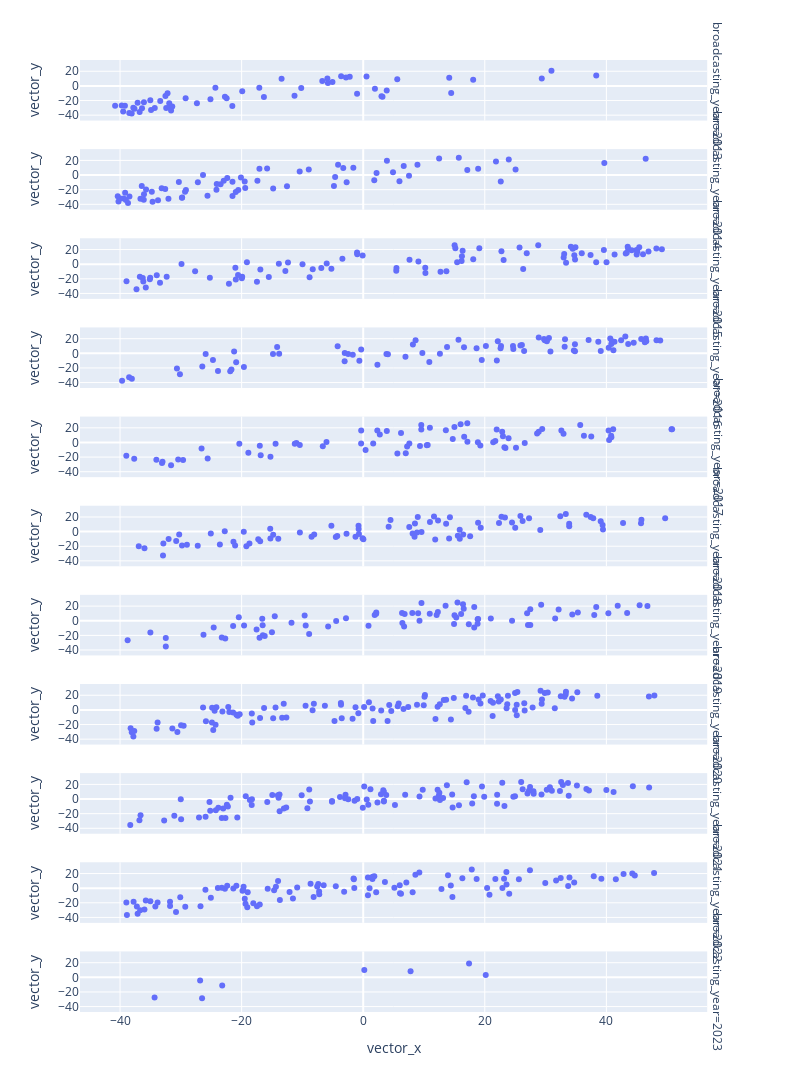

The notebook cell this image was saved under:
### Code cell
df = px.data.tips()
fig = px.scatter(stories_df_merged, x='vector_x', y='vector_y', hover_data=["index", "title"], facet_row="broadcasting_year", width=800, height=2000)
fig.show()

### Figure 1 — Plotly figure (JSON) as saved in the notebook; plotly's stock layout.template omitted (floating-point values rounded to 4 significant figures; data arrays with more than 128 entries replaced by an {"elided": "..."} marker saying what was removed)
{"data": [{"customdata": [["0325", "「映画ドラえもん のび太の新魔界大冒険～７人の魔法使い～」"], ["0326", "「ばくはつコショウ」"], ["0326", "「何が何でもお花見を」"], ["0327", "「やりクリしてハワイ旅行」"], ["0327", "「しずかちゃんのはごろも」"], ["0328", "「ひるねは天国で」"], ["0328", "「どくさいスイッチ」"], ["0329", "「インスタントママ」"], ["0329", "「狙われたジャイアン」"], ["0330", "「脱出！ 恐怖の骨川ハウス」"], ["0330", "「さとりヘルメット」"], ["0331", "「イエコプター」"], ["0331", "「しずかちゃんの最悪な誕生日」"], ["0332", "「朱にまじわれ棒」"], ["0332", "「ジャイアンがパンダ」"], ["0333", "「おみやげフロシキ」"], ["0333", "「最強！黒おびのび太」"], ["0334", "「ジャイアンの引退コンサート」"], ["0334", "「ユメかんとくいす」"], ["0335", "「あべこべ世界ミラー」"], ["0335", "「のび太の秘密トンネル」"], ["0336", "「ひっこし地図でおひっこし」"], ["0336", "「かがみでコマーシャル」"], ["0337", "「なんでもアイス棒」"], ["0337", "「決心コンクリート」"], ["0338", "「さよならボクのそうじ機」"], ["0338", "「真夏の夜の大航海」"], ["0338", "「ダイスキンドリンク」"], ["0339", "「深海サイクリング」"], ["0339", "「のび太のドッキリビデオ」"], ["0340", "「花火を育てよう！」"], ["0340", "「分身ハンマー」"], ["0341", "「オバケと暮らした夏休み」"], ["0341", "「カチンカチンライト」"], ["0342", "「のび太の夏祭り大作戦！」"], ["0342", "「サハラ砂漠で勉強はできない」"], ["0343", "「のび太エネルギーの使い方」"], ["0343", "「はなバルーンで大空に」"], ["0344", "「真夜中の巨大ドラたぬき」"], ["0345", "「にんげん機関車」"], ["0345", "「箱庭で松たけがり」"], ["0346", "「ハロウィンって何の日？」"], ["0346", "「味見スプーン」"], ["0347", "「マジックハンドでやりたい放題」"], ["0347", "「ゴルゴンの首」"], ["0348", "「ヤキイモの気持ち」"], ["0348", "「すい星がギンギラギン」"], ["0349", "「のび太ｖｓ武蔵　巌流島ちょっと前の戦い」"], ["0350", "「ドラえもんに落書き」"], ["0350", "「燃えよ！ドラミのスケート特訓」"], ["0350", "「タイムマシンがなくなった！！」"], ["0351", "「ケガワリング」"], ["0351", "「クリスマスきらきら大作戦」"], ["0352", "「エイコーノトビラ」"], ["0352", "「おだてジョーズ」"], ["0352", "「雪山のロマンス」"]], "hovertemplate": "broadcasting_year=2013<br>vector_x=%{x}<br>vector_y=%{y}<br>index=%{customdata[0]}<br>title=%{customdata[1]}<extra></extra>", "legendgroup": "", "marker": {"color": "#636efa", "symbol": "circle"}, "mode": "markers", "name": "", "orientation": "v", "showlegend": false, "type": "scatter", "x": [-6.732, -38.48, -39.49, -38.08, -39.73, -32.41, -3.632, -16.33, -39.2, -36.39, -36.78, 3.869, 14.47, -31.91, -37.63, -31.82, -40.81, -24.32, -37.82, -35.02, 18.09, 5.602, -34.89, -19.9, -29.21, -32.54, -27.35, -31.61, -11.3, -36.08, -10.2, -22.46, -32.19, -17.09, -2.831, -13.43, 3.171, -25.13, 30.97, -31.41, -2.219, -5.806, 3.006, -33.39, -5.894, -37.11, -34.29, 38.34, -22.75, -5.06, 0.5461, 1.928, 29.38, -21.53, -1.007, 14.15], "xaxis": "x11", "y": [6.561, -36.96, -35.07, -37.69, -26.74, -30.3, 13.26, -15.05, -27.11, -30.62, -35.59, -6.358, -9.542, -23.76, -31.37, -28.89, -27.18, -2.575, -30.03, -19.67, 8.516, 9.185, -32.89, -7.438, -16.96, -13.84, -23.79, -33.57, -13.49, -22.33, -2.918, -17.03, -10.21, -2.547, 11.41, 9.785, -14.91, -18.18, 20.74, -28.11, 12.5, 3.853, -14.25, -20.59, 10.25, -23.03, -30.32, 14.21, -15.0, 5.367, 12.88, -3.846, 10.11, -27.49, -10.84, 11.12], "yaxis": "y11"}, {"customdata": {"elided": "70x2 str values"}, "hovertemplate": "broadcasting_year=2014<br>vector_x=%{x}<br>vector_y=%{y}<br>index=%{customdata[0]}<br>title=%{customdata[1]}<extra></extra>", "legendgroup": "", "marker": {"color": "#636efa", "symbol": "circle"}, "mode": "markers", "name": "", "orientation": "v", "showlegend": false, "type": "scatter", "x": [21.84, -40.26, -10.45, -40.38, -29.31, -19.5, -25.62, -32.04, -23.46, -35.72, -39.41, -20.55, -22.94, -27.2, -36.43, -33.76, -26.35, 25.07, -14.81, -3.282, -20.96, -4.815, -21.5, -39.97, -20.11, 18.91, 6.665, -34.65, -30.33, -33.15, 2.197, 8.923, -17.07, -38.46, 12.49, 3.899, -39.03, -2.723, 5.964, -38.69, -36.1, 1.82, -36.07, -17.4, 46.47, -32.57, 23.95, -22.36, -8.954, 17.12, -12.54, -29.78, -19.41, -39.16, 4.903, -24.09, -1.623, -34.77, -36.65, -21.51, 22.63, -29.82, -4.134, -24.14, -4.618, 15.73, 39.66, -15.81, 7.535, -29.16], "xaxis": "x10", "y": [18.45, -36.29, 4.883, -29.11, -22.87, -8.886, -28.22, -32.44, -12.51, -19.94, -32.18, -20.58, -7.835, -9.894, -14.94, -34.59, 0.1653, 7.581, -18.47, 9.675, -23.24, -15.08, -28.63, -32.19, -3.205, 8.479, 12.21, -36.39, -9.431, -18.23, 2.847, 13.95, 8.638, -29.4, 22.58, 19.41, -34.03, -9.981, -8.345, -38.14, -33.91, -6.971, -26.27, -7.771, 22.28, -18.99, 21.28, -4.188, 7.597, 6.952, -15.44, -30.73, -17.74, -24.05, 3.899, -12.21, 9.832, -22.92, -32.39, -9.121, -8.894, -31.01, 14.02, -20.01, -2.663, 23.71, 16.62, 8.836, -0.91, -20.46], "yaxis": "y10"}, {"customdata": {"elided": "86x2 str values"}, "hovertemplate": "broadcasting_year=2015<br>vector_x=%{x}<br>vector_y=%{y}<br>index=%{customdata[0]}<br>title=%{customdata[1]}<extra></extra>", "legendgroup": "", "marker": {"color": "#636efa", "symbol": "circle"}, "mode": "markers", "name": "", "orientation": "v", "showlegend": false, "type": "scatter", "x": [-33.43, -36.74, -13.88, 44.96, 35.95, -8.304, -9.984, 26.31, -35.77, -0.09078, -36.18, -35.04, 28.79, -19.97, 34.85, -22.09, 43.51, 16.24, -16.92, -3.422, 18.1, -1.012, 12.72, -38.94, 43.19, 13.68, 34.91, 38.33, 49.13, -25.22, 22.74, 33.37, 43.36, 43.58, 15.16, 46.93, 44.17, 34.73, 46.03, 26.9, 45.09, -5.234, -29.89, 25.72, 45.41, 33.06, 44.99, -8.82, -32.33, -6.007, 34.47, -37.29, 48.22, 15.45, 15.03, -33.96, -36.26, -12.38, 16.35, 9.084, -6.895, 7.616, -19.91, 16.19, -20.59, 37.4, -12.8, 34.16, -20.96, 5.471, 40.03, -35.1, -17.48, 10.23, -27.65, 5.441, 19.1, -0.9829, 32.98, -19.13, -15.52, -21.03, 23.1, 10.21, 39.59, 41.35], "xaxis": "x9", "y": [-25.43, -17.29, 0.5504, 19.31, 14.95, -6.805, -0.2189, -6.539, -31.77, 11.86, -23.81, -18.4, 25.71, -19.18, 6.483, -26.8, 23.79, 10.87, -7.19, 7.522, 6.652, 16.08, -10.27, -23.37, 14.64, -9.573, 23.28, 2.63, 20.26, -18.61, 17.66, 1.793, 15.58, 21.34, 21.88, 17.42, 18.96, 12.33, 13.67, 14.93, 17.31, -6.148, 0.08613, 22.63, 23.13, 13.93, 13.24, -17.75, -17.11, 0.9053, 21.21, -34.27, 21.3, 2.714, 25.74, -15.15, -18.87, 2.363, 18.43, 3.535, -5.134, 5.937, -17.17, 4.367, -14.71, 12.4, -9.327, 23.68, -21.1, -5.109, 2.703, -20.63, -24.1, -12.16, -9.644, -9.094, 21.81, 13.63, 8.974, 2.714, -17.61, -4.924, 5.832, -4.776, 19.35, 13.22], "yaxis": "y9"}, {"customdata": {"elided": "78x2 str values"}, "hovertemplate": "broadcasting_year=2016<br>vector_x=%{x}<br>vector_y=%{y}<br>index=%{customdata[0]}<br>title=%{customdata[1]}<extra></extra>", "legendgroup": "", "marker": {"color": "#636efa", "symbol": "circle"}, "mode": "markers", "name": "", "orientation": "v", "showlegend": false, "type": "scatter", "x": [41.33, 21.98, 22.67, -30.64, 13.79, 18.65, 16.58, -26.47, 29.87, 40.38, -21.67, -30.15, -3.055, 10.88, -3.041, -20.9, 22.6, -19.62, 42.43, -13.83, 29.75, 30.55, 9.729, 41.16, -38.5, 2.339, 34.84, -14.84, 22.14, 40.91, 44.5, 39.08, 34.83, 33.2, 34.66, 46.5, 48.25, 30.22, 48.86, 43.12, 45.74, -2.475, 43.59, 37.08, 46.33, 40.81, -23.89, 26.1, 28.87, -21.87, -25.92, 15.68, 46.56, -38.06, 19.5, 20.18, -21.23, 8.176, 8.618, 3.824, 6.951, 24.64, 4.066, -4.204, -1.715, 38.67, 40.64, 26.47, -24.72, 24.7, 33.14, 30.8, -0.3324, 12.62, 25.86, -0.6327, -39.67, -14.16], "xaxis": "x8", "y": [15.93, -9.932, 9.91, -20.8, 8.742, 7.07, 8.443, -18.11, 17.78, 7.595, -22.19, -28.62, -10.7, -11.72, 0.3373, -12.15, 6.964, -18.54, 18.02, -0.6242, 19.45, 21.1, 0.2811, 4.282, -32.67, -15.51, 2.934, -0.8373, 16.62, 16.54, 14.46, 3.16, 12.36, 19.3, 4.029, 20.43, 17.96, 16.39, 17.58, 23.07, 19.53, -0.8089, 12.84, 18.26, 15.27, 12.88, -24.31, 11.28, 21.48, -24.35, -1.051, 18.62, 16.43, -34.65, -9.23, 10.11, 2.336, 11.98, 17.79, -0.9554, -4.535, 10.02, -1.399, 9.706, -2.041, 15.98, 20.33, 3.032, -9.026, 5.837, 8.981, 2.498, 5.272, -0.6318, 10.73, -10.03, -37.53, 8.485], "yaxis": "y8"}, {"customdata": {"elided": "73x2 str values"}, "hovertemplate": "broadcasting_year=2017<br>vector_x=%{x}<br>vector_y=%{y}<br>index=%{customdata[0]}<br>title=%{customdata[1]}<extra></extra>", "legendgroup": "", "marker": {"color": "#636efa", "symbol": "circle"}, "mode": "markers", "name": "", "orientation": "v", "showlegend": false, "type": "scatter", "x": [-18.89, -33.02, 10.46, -30.43, 2.323, -10.99, 14.73, -15.26, -14.41, 1.644, -6.647, 22.99, 10.61, 21.39, 17.14, 17.12, -29.63, 26.57, -34.03, 21.73, 35.7, 2.734, 6.222, -6.04, 10.97, 23.39, -0.3414, 40.45, 25.13, 18.86, -25.59, 40.82, -17.01, 23.23, -37.67, 16.02, 22.86, 5.622, -10.43, 40.37, 19.27, 21.96, 40.79, 28.88, 50.72, 16.61, 15.01, 0.3896, 13.6, 50.81, -0.3308, 41.12, 36.31, -33.1, -31.61, 32.6, 9.342, 7.225, -16.86, 7.59, 37.52, 28.61, 23.91, 29.45, 9.552, 9.554, -11.26, 7.003, -20.38, 32.95, -38.97, -26.59, 3.883], "xaxis": "x7", "y": [-14.15, -26.45, -3.748, -23.21, 16.53, -0.612, 4.831, -19.42, -1.914, -1.518, -5.053, 8.333, -3.442, 0.3074, 1.146, 26.13, -24.09, -0.6968, -23.51, 2.048, 23.96, 10.83, 12.8, 0.6473, 20.05, -7.396, -1.425, 3.483, -7.263, 0.2056, -21.83, 7.284, -4.441, -6.634, -22.34, 24.82, 14.63, -15.05, -3.556, 16.28, -4.001, 17.74, 9.128, 14.58, 18.02, 7.879, 21.08, -10.2, 16.8, 18.19, 16.27, 17.99, 9.239, -28.16, -31.17, 16.52, -4.98, -5.377, -17.37, -1.244, 8.071, 12.18, 5.879, 18.54, 24.03, 17.71, -1.842, -14.89, -1.607, 11.96, -18.12, -8.195, 15.59], "yaxis": "y7"}, {"customdata": {"elided": "83x2 str values"}, "hovertemplate": "broadcasting_year=2018<br>vector_x=%{x}<br>vector_y=%{y}<br>index=%{customdata[0]}<br>title=%{customdata[1]}<extra></extra>", "legendgroup": "", "marker": {"color": "#636efa", "symbol": "circle"}, "mode": "markers", "name": "", "orientation": "v", "showlegend": false, "type": "scatter", "x": [15.88, 33.88, 4.186, 37.42, 39.38, 0.02933, 15.56, -22.78, 7.578, -13.97, -4.267, 15.89, -10.42, 27.28, -5.234, -0.7499, -36.92, 14.14, -21.35, -8.499, 33.33, 11.85, 13.64, 26.22, -30.27, 29.13, -35.98, -17.27, -15.27, -14.81, -18.71, -29.0, -8.063, -2.744, -27.22, -25.07, -30.76, -1.269, 8.512, 16.44, -0.7055, 14.26, 42.75, 8.128, 23.32, 22.34, -19.22, -32.93, -16.95, 8.854, -32.88, -21.07, -15.3, -29.81, 45.7, 11.65, -0.7718, 49.67, 19.33, -4.508, 33.89, -0.1056, 45.77, 22.75, 17.59, 10.98, 39.44, 24.48, -32.01, 39.07, 25.01, 9.595, 25.86, 32.43, 4.495, 18.9, 37.84, 8.975, 8.445, -23.58, 36.7, 12.31, -19.65], "xaxis": "x6", "y": [2.388, 10.57, 6.768, 19.89, 9.054, -10.42, -5.493, 0.5888, 6.398, -9.876, -6.136, -9.793, -1.098, 18.1, 7.965, 3.721, -19.99, -9.454, -13.88, -6.911, 23.93, -10.81, 10.7, 14.49, -3.939, 2.322, -22.86, -10.51, -9.589, -4.255, -16.16, -18.13, -3.863, -2.872, -19.42, -2.744, -12.84, -6.859, 10.94, -3.925, -3.106, 19.5, 11.71, -2.728, 19.36, 11.9, -20.1, -32.78, -13.02, -1.132, -16.3, -19.07, 3.758, -19.01, 11.39, 20.69, 7.989, 18.29, 5.117, -7.305, 7.236, -9.097, 16.29, 20.32, -6.28, 13.24, 2.778, 12.55, -10.15, 14.11, 5.316, -0.5852, 21.46, 20.93, 15.94, 12.22, 18.11, 19.92, -7.003, -17.64, 23.13, 15.33, -0.2283], "yaxis": "y6"}, {"customdata": [["0548", "「ランプのけむりオバケ」"], ["0548", "「ジャイアンシチュー」"], ["0549", "「ポケットの中のぴょん太」"], ["0549", "「平和アンテナ」"], ["0550", "「フェスティバルーン」"], ["0550", "「ホカホカ雪で雪合戦」"], ["0551", "「熱血応援マイク」"], ["0551", "「オモイコミン」"], ["0552", "「ドラかぐや、月に帰る！？」"], ["0552", "「おおかみ男クリーム」"], ["0553", "「映画ドラえもん のび太の宝島」"], ["0554", "「タイムふろしき」"], ["0554", "「ニセ宇宙人」"], ["0555", "「化石大発見！」"], ["0555", "「布団にのってふわふわり」"], ["0556", "「ゆめの町、ノビタランド」"], ["0556", "「ドラえもんをのぞいちゃえ！」"], ["0557", "「ダジャレーランド」"], ["0557", "「無敵！コンチュー丹」"], ["0558", "「タタミのたんぼ」"], ["0558", "「未来からの買い物」"], ["0559", "「のび太のおいしい食べ方」"], ["0559", "「お料理ワッペン」"], ["0560", "「しつけキャンディー」"], ["0560", "「人間味調味料」"], ["0561", "「トランポリンゲン」"], ["0561", "「シャボン玉宅配便」"], ["0562", "「ネアンデルタール人を救え」"], ["0562", "「のび太もたまには考える」"], ["0563", "「大スタージャイアン！？」"], ["0563", "「恐怖のディナーショー」"], ["0564", "「ガワラオニ」"], ["0564", "「チョージャワラシベ」"], ["0565", "「本人ビデオでほめられたい」"], ["0565", "「ホ、ホ、ホタル来い」"], ["0566", "「わたがし雲メーカー」"], ["0566", "「ねがい七夕ロケット」"], ["0567", "「イロガラドラえもん」"], ["0567", "「海に入らず海底を散歩する方法」"], ["0567", "「２２世紀で夏休み」"], ["0568", "「大パニック！のび太のヒマワリ日記」"], ["0568", "「けん銃王コンテスト」"], ["0569", "「ゾクゾク！？学校の七不思議」"], ["0569", "「人食いハウス」"], ["0570", "「立体パズルハンマー」"], ["0570", "「サンタイン」"], ["0571", "「恐怖のたたりチンキ」"], ["0571", "「レプリコッコ花火」"], ["0572", ["「未来の迷宮（ラビリンス） おかし城（キャッスル）」", "「謎のピラミッド！？エジプト大冒険」"]], ["0573", "「ねこっかぶり」"], ["0573", "「強～いイシ」"], ["0574", "「ドラえもんがいっぱい」"], ["0574", "「アルマジロン」"], ["0575", "「変身レプリンター」"], ["0575", "「ツバメののび太」"], ["0576", "「落とし物つりぼり」"], ["0576", "「強いペットがほしい」"], ["0577", "「へやいっぱいの大どらやき」"], ["0577", "「ドラドラスパイ大作戦」"], ["0578", "「ヴェルサイユのママ」"], ["0578", "「動物型にげだし錠」"], ["0579", "「ウルトラリング」"], ["0579", "「いろいろソーダセット」"], ["0580", "「ピクニックで先をこせ」"], ["0580", "「かがみのない世界」"], ["0581", "「多目的お守りは責任感が強い」"], ["0581", "「野比家、夢の温泉旅行」"], ["0582", "「捜査ごっこセット」"], ["0582", "「イースター島のモアイ」"], ["0583", "「タイムワープでプレゼントを」"], ["0583", "「クリスマスに雪を」"], ["0584", "「ネズミ年だよ！ドラえもん」"], ["0584", "「出てくる出てくるお年玉」"]], "hovertemplate": "broadcasting_year=2019<br>vector_x=%{x}<br>vector_y=%{y}<br>index=%{customdata[0]}<br>title=%{customdata[1]}<extra></extra>", "legendgroup": "", "marker": {"color": "#636efa", "symbol": "circle"}, "mode": "markers", "name": "", "orientation": "v", "showlegend": false, "type": "scatter", "x": [9.584, -20.46, -16.51, 12.08, -9.633, 8.079, -16.61, 15.51, 27.48, 6.444, -5.767, 14.94, 24.48, -16.2, 40.33, 45.47, 0.8711, -32.47, 6.728, 16.11, 29.27, 15.3, 17.37, 12.28, 18.83, -2.836, 32.15, -21.4, 9.036, -4.447, 18.27, -14.55, -15.01, -22.69, 27.49, -8.892, 2.132, -26.27, 13.55, -17.54, 26.96, -24.6, -9.461, 38.33, 15.02, 16.53, 34.4, -17.05, 46.75, 43.42, -16.54, -19.6, -23.27, 6.814, 18.26, -35.01, -38.75, -32.48, 18.9, 16.41, 18.82, 6.39, 41.87, 31.58, 9.261, 38.01, 10.95, 35.31, 2.148, 21.0, 1.889, -11.8, 27.11], "xaxis": "x5", "y": [24.12, 4.624, -19.74, 7.801, 7.291, 10.59, 2.565, 24.91, 15.57, -2.998, -7.85, -4.605, -0.01301, -20.81, 10.08, 21.18, -6.921, -35.16, -8.016, 9.126, 21.71, 4.562, -4.931, 12.01, 1.894, 3.415, 15.54, -7.021, 10.08, -0.1878, 18.75, 6.068, -15.65, -24.29, -5.643, -17.97, 9.697, -19.16, 20.5, -11.91, 10.12, -9.112, -6.584, 18.7, 7.398, 16.34, 8.411, -23.39, 20.17, 10.45, -6.268, -6.627, -22.87, 9.366, -9.283, -16.15, -26.59, -23.49, 2.229, 22.4, -4.054, 10.68, 20.37, 3.153, 0.007393, 7.915, 9.524, 11.12, 11.15, 2.999, 7.996, -2.674, -5.952], "yaxis": "y5"}, {"customdata": {"elided": "107x2 str values"}, "hovertemplate": "broadcasting_year=2020<br>vector_x=%{x}<br>vector_y=%{y}<br>index=%{customdata[0]}<br>title=%{customdata[1]}<extra></extra>", "legendgroup": "", "marker": {"color": "#636efa", "symbol": "circle"}, "mode": "markers", "name": "", "orientation": "v", "showlegend": false, "type": "scatter", "x": [47.9, -24.89, 25.26, -3.678, 38.51, -16.31, -33.98, 4.28, -14.42, 5.839, -22.02, 16.93, 32.5, -24.15, 21.29, 27.87, -24.67, 22.3, 0.944, 33.12, -30.57, -37.81, 19.29, 31.52, 29.86, -1.749, 10.15, 14.91, 25.36, 22.63, -24.44, 29.36, 7.398, 20.96, -25.87, 23.69, -24.86, 12.24, -4.722, -22.2, 23.59, -18.32, -14.81, 35.22, -26.34, 18.99, 9.958, 1.543, 1.645, 16.81, -33.82, 22.15, 25.0, -8.33, 6.627, -24.29, -12.64, -20.32, -29.54, 8.851, 47.01, -31.4, 4.617, -6.302, 2.962, 0.1428, -9.482, 29.41, -13.33, 29.18, -13.08, 26.56, 34.35, 4.011, 12.59, 10.09, -8.119, -18.26, 26.49, 13.64, 25.25, -37.66, 11.89, 23.81, 14.43, 24.98, 33.35, 17.34, -38.26, 21.35, -23.16, -16.97, -20.85, 5.679, 19.67, -0.7995, 30.36, 18.06, -1.263, -3.653, -29.96, -21.41, -3.535, 13.25, -20.64, 33.31, -38.08], "xaxis": "x4", "y": [19.65, -17.36, -7.289, 9.36, 19.42, 2.536, -25.68, 6.625, 3.124, 8.755, -2.784, 19.41, 18.76, 3.647, -8.195, 3.141, -27.35, 11.52, 10.42, 18.05, -30.35, -36.5, 8.663, 2.24, 23.24, -12.05, 20.28, 16.24, 24.44, 14.1, -1.092, 8.296, 4.023, 12.25, -15.68, 7.708, 2.836, 4.367, -15.07, 3.84, 2.162, -4.895, -11.55, 24.23, 3.405, 14.04, 6.191, 1.832, -15.24, 2.562, -17.37, 18.58, -0.01661, -0.4825, 1.097, -20.22, -10.48, -5.857, -21.79, 7.007, 18.15, -25.42, -1.426, 5.579, -0.9214, 4.088, 5.67, 14.07, -10.88, 26.13, 8.429, -0.9524, 15.71, -15.06, 7.71, 17.81, 8.488, -17.17, 9.042, 13.89, 7.141, -28.7, -12.59, 19.24, -12.98, 23.15, 24.68, -2.496, -25.17, 9.748, -2.15, -11.19, -6.742, 5.018, 19.69, -4.553, 23.67, 17.06, 3.564, 6.94, -20.98, -3.519, -11.48, 13.57, -7.948, 20.87, -30.7], "yaxis": "y4"}, {"customdata": {"elided": "104x2 str values"}, "hovertemplate": "broadcasting_year=2021<br>vector_x=%{x}<br>vector_y=%{y}<br>index=%{customdata[0]}<br>title=%{customdata[1]}<extra></extra>", "legendgroup": "", "marker": {"color": "#636efa", "symbol": "circle"}, "mode": "markers", "name": "", "orientation": "v", "showlegend": false, "type": "scatter", "x": [-22.43, -22.66, -36.81, 36.72, -36.63, -8.879, 0.1649, -30.01, 41.19, 22.88, 23.24, -1.417, 0.5852, 12.24, 3.391, -15.78, 30.71, 33.69, 12.44, -10.12, 28.05, 44.36, 27.02, 35.16, 3.786, 2.922, 22.02, 32.85, 33.81, -5.134, 24.97, 3.302, 40.0, -27.01, 30.2, 26.24, 19.54, 19.9, 6.901, -8.76, 18.21, 32.37, 22.04, -32.74, 3.396, -21.82, -18.65, -20.71, 5.224, -13.75, -23.27, 15.75, 12.53, 17.93, 14.71, 11.89, 17.02, 0.8366, -2.912, 14.64, 25.99, 12.63, -19.32, -12.67, 3.408, -25.29, 28.0, -23.83, -13.92, 47.04, -22.26, -3.819, 31.04, 24.7, -29.96, -23.03, -18.3, 29.33, 27.44, -31.07, 13.77, 27.27, -25.93, -9.184, -14.95, 9.793, -13.76, -14.04, 37.14, -2.456, -0.06324, -0.9758, -25.17, 2.345, -38.32, -24.25, -5.128, 9.259, -13.05, 13.14, 1.191, 32.56, -18.34, -2.983], "xaxis": "x3", "y": [-7.8, -25.96, -29.11, 13.66, -22.16, 13.04, 17.11, -0.2469, 9.457, 22.11, -9.569, -2.401, -0.77, 12.8, 10.01, -4.087, 15.95, 22.05, 4.534, 5.179, 7.114, 17.55, 7.46, 18.63, 5.411, 6.502, -6.482, 19.23, 4.551, -3.637, 3.909, 11.98, 12.4, -25.3, 12.51, 13.3, 17.18, 3.243, 5.685, -3.417, 3.776, 11.0, 5.843, -29.26, -3.551, 1.693, -1.259, -25.22, -8.016, -16.77, -26.09, -8.601, 8.481, -6.22, -11.65, 0.776, 22.97, -7.754, 5.97, 6.177, 23.42, -1.431, 3.699, -11.64, -2.41, -4.074, 10.52, -11.77, 1.841, 15.73, -10.28, 2.834, 11.39, 3.128, -27.64, -13.05, -0.4639, 6.183, 16.38, -22.8, 18.98, 11.41, -24.27, -12.63, 5.386, 12.77, 6.048, 5.298, 11.75, -0.2759, -11.86, -0.07337, -16.01, -4.681, -35.6, -15.2, -2.848, 3.43, -12.93, 1.252, 13.28, 23.17, -8.266, 1.163], "yaxis": "y3"}, {"customdata": {"elided": "101x2 str values"}, "hovertemplate": "broadcasting_year=2022<br>vector_x=%{x}<br>vector_y=%{y}<br>index=%{customdata[0]}<br>title=%{customdata[1]}<extra></extra>", "legendgroup": "", "marker": {"color": "#636efa", "symbol": "circle"}, "mode": "markers", "name": "", "orientation": "v", "showlegend": false, "type": "scatter", "x": [29.95, -18.08, 1.522, -7.57, -37.77, 6.053, -6.505, 22.9, -31.78, -19.07, 44.68, -19.85, -36.69, -35.99, -12.11, 20.39, -35.01, 42.83, 24.02, -33.83, -14.36, -37.24, -21.37, -22.75, 34.71, -38.96, -1.466, 41.56, -11.56, -19.68, 25.61, 23.58, -22.37, 31.73, 23.56, -13.71, -38.87, 3.572, 20.77, -7.39, 37.93, -23.26, -30.79, -34.2, 14.41, 7.096, 14.67, 1.825, -35.77, 17.86, -30.1, 9.233, -1.538, 0.7789, 18.66, -1.583, -3.135, -17.47, 12.87, -19.72, -14.01, -26.77, 27.43, -29.27, 47.85, 44.27, 33.93, -19.36, 16.31, -37.11, -20.87, -14.66, -17.01, -25.95, 6.219, 21.74, 2.136, -15.71, 23.17, 6.011, 33.72, -10.86, -19.49, -7.23, -31.77, 8.133, -23.91, -19.0, 8.584, 1.042, -8.658, -4.51, -8.154, -25.06, 32.49, 39.18, -7.25, 0.7817, 5.128, 1.558, 13.95], "xaxis": "x2", "y": [6.985, -20.52, 12.55, 2.327, -18.58, -6.975, 3.879, 0.08343, -18.48, -25.92, 17.17, -3.534, -30.07, -29.04, -5.297, 0.3677, -17.7, 19.38, -7.749, -19.49, 1.916, -25.04, -0.578, -0.7516, 7.737, -19.74, 0.3026, 12.1, -14.26, 2.043, 12.19, 5.034, 3.332, 10.62, 22.25, -16.21, -36.56, 8.475, -8.979, 5.65, 16.25, 0.4203, -32.62, -25.05, 3.582, 7.633, -12.18, 16.21, -16.83, 25.45, -12.29, 21.28, 12.28, 14.69, 12.56, 13.38, -4.866, -24.63, -1.078, -2.37, 9.788, -24.77, 24.54, -25.53, 20.74, 20.13, 14.68, -21.39, 13.45, -35.07, 3.464, -2.932, -22.18, -2.264, -7.635, 12.39, -5.472, -0.8665, 12.81, 3.871, 3.033, 1.041, -14.46, -8.221, -24.24, -5.495, 0.1451, -5.456, 18.25, 0.06439, 5.932, 2.714, -12.07, -13.17, 13.75, 12.87, -4.578, -9.692, 0.5354, 15.5, 17.7], "yaxis": "y2"}, {"customdata": [["0740", "「宝さがしペーパー」"], ["0740", "「カッカホカホカ」"], ["0741", "「巨大ロボットで雪あそび！？」"], ["0741", "「夜空に輝くピザ・ギョーザ」"], ["0742", "「ありがたみわかり機」"], ["0742", "「のび泥棒をタイホせよ！」"], ["0743", "「鬼のパンツはいいパンツ？」"], ["0743", "「雪だるまが町にやってきた」"]], "hovertemplate": "broadcasting_year=2023<br>vector_x=%{x}<br>vector_y=%{y}<br>index=%{customdata[0]}<br>title=%{customdata[1]}<extra></extra>", "legendgroup": "", "marker": {"color": "#636efa", "symbol": "circle"}, "mode": "markers", "name": "", "orientation": "v", "showlegend": false, "type": "scatter", "x": [-26.83, 7.794, 0.1803, -23.2, 20.16, 17.41, -26.51, -34.32], "xaxis": "x", "y": [-4.358, 8.181, 10.14, -11.24, 3.095, 19.03, -28.46, -27.65], "yaxis": "y"}], "layout": {"annotations": [{"font": {}, "showarrow": false, "text": "broadcasting_year=2023", "textangle": 90, "x": 0.98, "xanchor": "left", "xref": "paper", "y": 0.03182, "yanchor": "middle", "yref": "paper"}, {"font": {}, "showarrow": false, "text": "broadcasting_year=2022", "textangle": 90, "x": 0.98, "xanchor": "left", "xref": "paper", "y": 0.1255, "yanchor": "middle", "yref": "paper"}, {"font": {}, "showarrow": false, "text": "broadcasting_year=2021", "textangle": 90, "x": 0.98, "xanchor": "left", "xref": "paper", "y": 0.2191, "yanchor": "middle", "yref": "paper"}, {"font": {}, "showarrow": false, "text": "broadcasting_year=2020", "textangle": 90, "x": 0.98, "xanchor": "left", "xref": "paper", "y": 0.3127, "yanchor": "middle", "yref": "paper"}, {"font": {}, "showarrow": false, "text": "broadcasting_year=2019", "textangle": 90, "x": 0.98, "xanchor": "left", "xref": "paper", "y": 0.4064, "yanchor": "middle", "yref": "paper"}, {"font": {}, "showarrow": false, "text": "broadcasting_year=2018", "textangle": 90, "x": 0.98, "xanchor": "left", "xref": "paper", "y": 0.5, "yanchor": "middle", "yref": "paper"}, {"font": {}, "showarrow": false, "text": "broadcasting_year=2017", "textangle": 90, "x": 0.98, "xanchor": "left", "xref": "paper", "y": 0.5936, "yanchor": "middle", "yref": "paper"}, {"font": {}, "showarrow": false, "text": "broadcasting_year=2016", "textangle": 90, "x": 0.98, "xanchor": "left", "xref": "paper", "y": 0.6873, "yanchor": "middle", "yref": "paper"}, {"font": {}, "showarrow": false, "text": "broadcasting_year=2015", "textangle": 90, "x": 0.98, "xanchor": "left", "xref": "paper", "y": 0.7809, "yanchor": "middle", "yref": "paper"}, {"font": {}, "showarrow": false, "text": "broadcasting_year=2014", "textangle": 90, "x": 0.98, "xanchor": "left", "xref": "paper", "y": 0.8745, "yanchor": "middle", "yref": "paper"}, {"font": {}, "showarrow": false, "text": "broadcasting_year=2013", "textangle": 90, "x": 0.98, "xanchor": "left", "xref": "paper", "y": 0.9682, "yanchor": "middle", "yref": "paper"}], "height": 2000, "legend": {"tracegroupgap": 0}, "margin": {"t": 60}, "width": 800, "xaxis": {"anchor": "y", "domain": [0, 0.98], "title": {"text": "vector_x"}}, "xaxis10": {"anchor": "y10", "domain": [0, 0.98], "matches": "x", "showticklabels": false}, "xaxis11": {"anchor": "y11", "domain": [0, 0.98], "matches": "x", "showticklabels": false}, "xaxis2": {"anchor": "y2", "domain": [0, 0.98], "matches": "x", "showticklabels": false}, "xaxis3": {"anchor": "y3", "domain": [0, 0.98], "matches": "x", "showticklabels": false}, "xaxis4": {"anchor": "y4", "domain": [0, 0.98], "matches": "x", "showticklabels": false}, "xaxis5": {"anchor": "y5", "domain": [0, 0.98], "matches": "x", "showticklabels": false}, "xaxis6": {"anchor": "y6", "domain": [0, 0.98], "matches": "x", "showticklabels": false}, "xaxis7": {"anchor": "y7", "domain": [0, 0.98], "matches": "x", "showticklabels": false}, "xaxis8": {"anchor": "y8", "domain": [0, 0.98], "matches": "x", "showticklabels": false}, "xaxis9": {"anchor": "y9", "domain": [0, 0.98], "matches": "x", "showticklabels": false}, "yaxis": {"anchor": "x", "domain": [0, 0.06364], "title": {"text": "vector_y"}}, "yaxis10": {"anchor": "x10", "domain": [0.8427, 0.9064], "matches": "y", "title": {"text": "vector_y"}}, "yaxis11": {"anchor": "x11", "domain": [0.9364, 1.0], "matches": "y", "title": {"text": "vector_y"}}, "yaxis2": {"anchor": "x2", "domain": [0.09364, 0.1573], "matches": "y", "title": {"text": "vector_y"}}, "yaxis3": {"anchor": "x3", "domain": [0.1873, 0.2509], "matches": "y", "title": {"text": "vector_y"}}, "yaxis4": {"anchor": "x4", "domain": [0.2809, 0.3445], "matches": "y", "title": {"text": "vector_y"}}, "yaxis5": {"anchor": "x5", "domain": [0.3745, 0.4382], "matches": "y", "title": {"text": "vector_y"}}, "yaxis6": {"anchor": "x6", "domain": [0.4682, 0.5318], "matches": "y", "title": {"text": "vector_y"}}, "yaxis7": {"anchor": "x7", "domain": [0.5618, 0.6255], "matches": "y", "title": {"text": "vector_y"}}, "yaxis8": {"anchor": "x8", "domain": [0.6555, 0.7191], "matches": "y", "title": {"text": "vector_y"}}, "yaxis9": {"anchor": "x9", "domain": [0.7491, 0.8127], "matches": "y", "title": {"text": "vector_y"}}}}
